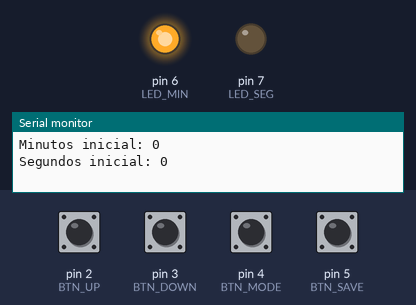
This sketch was run on a simulated Arduino Uno, built with avr-gcc and run on an emulated ATmega328P. Parts: output pins drawn as LEDs (lit = HIGH), the last lines printed to the serial monitor. Dashed ring = blinking. The test bench sets the inputs (shaded band); at power-on: pin 2 (BTN_UP), pin 3 (BTN_DOWN), pin 4 (BTN_MODE), pin 5 (BTN_SAVE) HIGH.

Above: at 1.2 s.
1.3 s: pin 4 (BTN_MODE) pulled LOW for 1 s
At 1.42 s:
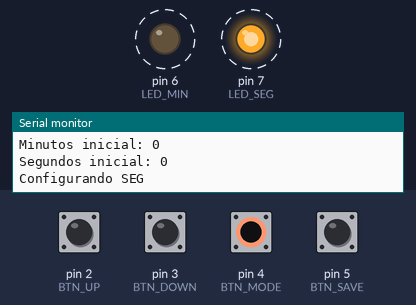
7.0 s: pin 4 (BTN_MODE) pulled LOW for 0.15 s
At 8.4 s:
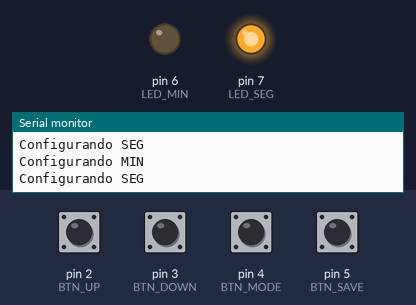
Timing chart, 0 to 10.0 s (numbered marks = the images above; inputs shaded):
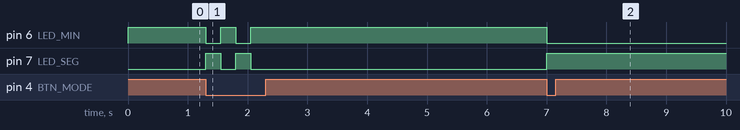

Measured:
- after the input at 1.3 s, pin 6 (LED_MIN): alternates HIGH for 0.25 s and LOW for 0.25 s, 4 changes in all, then stays HIGH, starting at once; pin 7 (LED_SEG): alternates HIGH for 0.25 s and LOW for 0.25 s, 4 changes in all, then stays LOW, starting at once
- after the input at 7.0 s, pin 6 (LED_MIN): HIGH → LOW at once; pin 7 (LED_SEG): LOW → HIGH at once

The sketch:

Simulacro_Examen.ino
```cpp
#include "funciones.h"
void setup() {
  PinModes();
  conf();
}

void loop() {
  SubirMin();
  BajarMin();
  SubirSeg();
  BajarSeg();
  CambiarModo();
  GuardarTiempo();
}
```

funciones.cpp
```cpp
#include "funciones.h"

// Variables globales
bool ESTADOBTN_UP = HIGH;
bool ESTADOBTN_DOWN = HIGH;
bool ESTADOBTN_MODE = HIGH;
bool ESTADOBTN_SAVE = HIGH;

int MIN = 0;
int SEG = 0;
bool activoEnMin = true; // true = MIN, false = SEG

// Límites
int MINMAX = 59;
int SEGMAX = 59;
int MINMIN = 0;
int SEGMIN = 0;

void conf(){
  Serial.begin(BAUDRATE);

  MIN = EEPROM.read(DIR_MIN);
  SEG = EEPROM.read(DIR_SEG);

  // Mecanismo fantasma
  if (MIN < MINMIN || MIN > MINMAX) MIN = 0;
  if (SEG < SEGMIN || SEG > SEGMAX) SEG = 0;

  Serial.print("Minutos inicial: ");
  Serial.println(MIN);
  Serial.print("Segundos inicial: ");
  Serial.println(SEG);

  digitalWrite(LED_MIN, HIGH);
  digitalWrite(LED_SEG, LOW);
}

void PinModes(){
  pinMode(BTN_UP, INPUT);
  pinMode(BTN_DOWN, INPUT);
  pinMode(BTN_MODE, INPUT);
  pinMode(BTN_SAVE, INPUT);

  pinMode(LED_MIN, OUTPUT);
  pinMode(LED_SEG, OUTPUT);
}

void SubirMin(){
  ESTADOBTN_UP = digitalRead(BTN_UP);
  if (ESTADOBTN_UP == LOW && activoEnMin) {
    if (MIN < MINMAX) MIN++;
    Serial.print("MIN: ");
    Serial.println(MIN);
    delay(250);
  }
}

void BajarMin(){
  ESTADOBTN_DOWN = digitalRead(BTN_DOWN);
  if (ESTADOBTN_DOWN == LOW && activoEnMin) {
    if (MIN > MINMIN) MIN--;
    Serial.print("MIN: ");
    Serial.println(MIN);
    delay(250);
  }
}

void SubirSeg(){
  ESTADOBTN_UP = digitalRead(BTN_UP);
  if (ESTADOBTN_UP == LOW && !activoEnMin) {
    if (SEG < SEGMAX) SEG++;
    Serial.print("SEG: ");
    Serial.println(SEG);
    delay(250);
  }
}

void BajarSeg(){
  ESTADOBTN_DOWN = digitalRead(BTN_DOWN);
  if (ESTADOBTN_DOWN == LOW && !activoEnMin) {
    if (SEG > SEGMIN) SEG--;
    Serial.print("SEG: ");
    Serial.println(SEG);
    delay(250);
  }
}

void CambiarModo(){
  ESTADOBTN_MODE = digitalRead(BTN_MODE);
  if (ESTADOBTN_MODE == LOW) {
    activoEnMin = !activoEnMin;
    digitalWrite(LED_MIN, activoEnMin);
    digitalWrite(LED_SEG, !activoEnMin);
    Serial.println(activoEnMin ? "Configurando MIN" : "Configurando SEG");
    delay(250);
  }
}

void GuardarTiempo(){
  ESTADOBTN_SAVE = digitalRead(BTN_SAVE);
  if (ESTADOBTN_SAVE == LOW) {
    EEPROM.update(DIR_MIN, MIN);
    EEPROM.update(DIR_SEG, SEG);
    Serial.print("Guardado -> MIN: ");
    Serial.print(MIN);
    Serial.print(" SEG: ");
    Serial.println(SEG);
    delay(250);
  }
}
```

funciones.h
```cpp
#ifndef FUNCIONES_C
#define FUNCIONES_C

#include <Arduino.h>
#include <EEPROM.h>

// Definiciones
#define BTN_UP    2
#define BTN_DOWN  3
#define BTN_MODE  4
#define BTN_SAVE  5

#define LED_MIN   6
#define LED_SEG   7

#define BAUDRATE 9600

#define DIR_MIN  0
#define DIR_SEG  1

// Variables globales
extern bool ESTADOBTN_UP;
extern bool ESTADOBTN_DOWN;
extern bool ESTADOBTN_MODE;
extern bool ESTADOBTN_SAVE;
extern int MIN;
extern int SEG;
extern bool activoEnMin;

void conf();
void PinModes();
void SubirMin();
void BajarMin();
void SubirSeg();
void BajarSeg();
void CambiarModo();
void GuardarTiempo();

#endif
```
